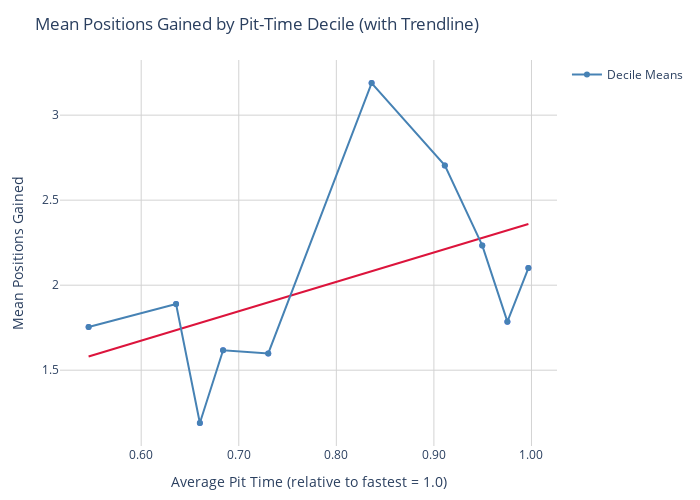

Write notebook code for a chart like this one.
### Code cell
import pandas as pd
import plotly.express as px
import plotly.graph_objects as go

df = pd.read_csv('driver_race_pit_analysis_1994_2022.csv')

# 1. Bin into 10 deciles of relative pit time
df["pit_decile"] = pd.qcut(df["pit_time_pct"], 10, labels=False)

# 2. Compute mean positions & pit_mid for each decile
agg = (
    df
    .groupby("pit_decile", as_index=False)
    .agg(
        positions_gained=("positions_gained", "mean"),
        pit_mid=("pit_time_pct", "mean")
    )
)

# 3. Scatter+trendline on the agg data
fig = px.scatter(
    agg,
    x="pit_mid",
    y="positions_gained",
    trendline="ols",
    trendline_color_override="crimson",
    labels={
        "pit_mid":          "Average Pit Time (relative to fastest = 1.0)",
        "positions_gained": "Mean Positions Gained"
    },
    title="Mean Positions Gained by Pit-Time Decile (with Trendline)",
    template="plotly_white",
    width=700,
    height=500
)

# 4. Overlay a line connecting the decile means
fig.add_trace(
    go.Scatter(
        x=agg["pit_mid"],
        y=agg["positions_gained"],
        mode="lines+markers",
        line=dict(color="steelblue", width=2),
        marker=dict(size=6, color="steelblue"),
        name="Decile Means"
    )
)

# 5. Tweak layout for clarity
fig.update_layout(
    xaxis=dict(tickformat=".2f", gridcolor="LightGrey"),
    yaxis=dict(gridcolor="LightGrey"),
    margin=dict(l=60, r=20, t=60, b=50)
)

fig.show()

### Figure 1 — Plotly figure (JSON) as saved in the notebook; plotly's stock layout.template omitted (floating-point values rounded to 4 significant figures)
{"data": [{"hovertemplate": "Average Pit Time (relative to fastest = 1.0)=%{x}<br>Mean Positions Gained=%{y}<extra></extra>", "legendgroup": "", "marker": {"color": "#636efa", "symbol": "circle"}, "mode": "markers", "name": "", "orientation": "v", "showlegend": false, "type": "scatter", "x": [0.5461, 0.6357, 0.6601, 0.6839, 0.7302, 0.8362, 0.9112, 0.9496, 0.9753, 0.9969], "xaxis": "x", "y": [1.754, 1.889, 1.19, 1.618, 1.599, 3.189, 2.705, 2.234, 1.785, 2.101], "yaxis": "y"}, {"hovertemplate": "<b>OLS trendline</b><br>positions_gained = 1.72961 * pit_mid + 0.635579<br>R<sup>2</sup>=0.229351<br><br>Average Pit Time (relative to fastest = 1.0)=%{x}<br>Mean Positions Gained=%{y} <b>(trend)</b><extra></extra>", "legendgroup": "", "line": {"color": "crimson"}, "marker": {"color": "#636efa", "symbol": "circle"}, "mode": "lines", "name": "", "showlegend": false, "type": "scatter", "x": [0.5461, 0.6357, 0.6601, 0.6839, 0.7302, 0.8362, 0.9112, 0.9496, 0.9753, 0.9969], "xaxis": "x", "y": [1.58, 1.735, 1.777, 1.819, 1.899, 2.082, 2.212, 2.278, 2.323, 2.36], "yaxis": "y"}, {"line": {"color": "steelblue", "width": 2}, "marker": {"color": "steelblue", "size": 6}, "mode": "lines+markers", "name": "Decile Means", "type": "scatter", "x": [0.5461, 0.6357, 0.6601, 0.6839, 0.7302, 0.8362, 0.9112, 0.9496, 0.9753, 0.9969], "y": [1.754, 1.889, 1.19, 1.618, 1.599, 3.189, 2.705, 2.234, 1.785, 2.101]}], "layout": {"height": 500, "legend": {"tracegroupgap": 0}, "margin": {"b": 50, "l": 60, "r": 20, "t": 60}, "title": {"text": "Mean Positions Gained by Pit-Time Decile (with Trendline)"}, "width": 700, "xaxis": {"anchor": "y", "domain": [0.0, 1.0], "gridcolor": "LightGrey", "tickformat": ".2f", "title": {"text": "Average Pit Time (relative to fastest = 1.0)"}}, "yaxis": {"anchor": "x", "domain": [0.0, 1.0], "gridcolor": "LightGrey", "title": {"text": "Mean Positions Gained"}}}}
